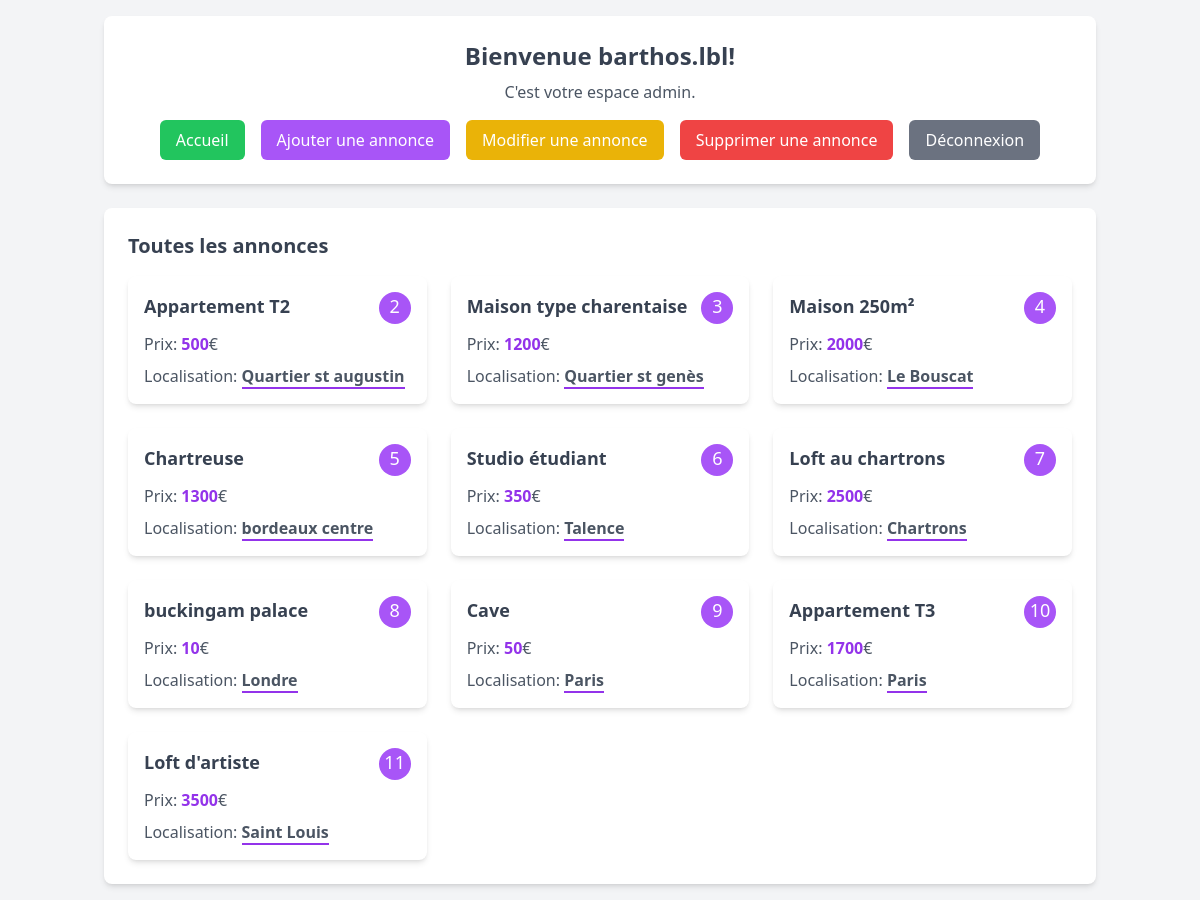
The app's page /admin/home.php (signed in) with its own data.
### tables this page shows
CREATE TABLE `submissions` (
  `id` int(11) NOT NULL,
  `title` varchar(100) NOT NULL,
  `price` varchar(100) NOT NULL,
  `localisation` varchar(100) NOT NULL
);

### src/admin/home.php (the view, shortened to what this page needs)
<?php
  require('../config.php');
  $query = "SELECT * FROM submissions";
  $submissions = mysqli_query($conn, $query);
?>
<!DOCTYPE html>
<html lang="fr">
<head>
  <link href="/src/output.css" rel="stylesheet">
</head>
<body class="bg-gray-100">
  <div class="container mx-auto p-4">
    <div class="bg-white rounded-lg shadow-md p-6 text-center">
      <h1 class="text-2xl font-bold text-gray-700">Bienvenue <?php echo $_SESSION['username']; ?>!</h1>
      <p class="mt-2 text-gray-600">C'est votre espace admin.</p>
      <div class="mt-4 flex flex-col sm:flex-row justify-center items-center space-y-2 sm:space-y-0 sm:space-x-4">
        <a href="home.php" class="px-4 py-2 bg-green-500 text-white rounded-md hover:bg-green-700 transition">Accueil</a>
        <a href="add_submissions.php" class="px-4 py-2 bg-purple-500 text-white rounded-md hover:bg-purple-700 transition">Ajouter une annonce</a>
        <a href="modify_submissions.php" class="px-4 py-2 bg-yellow-500 text-white rounded-md hover:bg-yellow-700 transition">Modifier une annonce</a>
        <a href="delete_submissions.php" class="px-4 py-2 bg-red-500 text-white rounded-md hover:bg-red-700 transition">Supprimer une annonce</a>
        <a href="../logout.php" class="px-4 py-2 bg-gray-500 text-white rounded-md hover:bg-gray-700 transition">Déconnexion</a>
      </div>
    </div>
    <div class="bg-white rounded-lg shadow-md p-6 mt-6">
      <h2 class="text-xl font-bold text-gray-700 mb-4">Toutes les annonces</h2>
      <div class="grid grid-cols-1 md:grid-cols-2 lg:grid-cols-3 gap-6">
        <?php while($row = mysqli_fetch_assoc($submissions)): ?>
          <div class="bg-white rounded-lg shadow-md p-4">
            <div class="flex flex-row justify-between align-center">
              <h3 class="text-lg font-bold text-gray-700"><?php echo htmlspecialchars($row['title']); ?></h3>
              <div class="circle rounded-full w-8 h-8 p-0 text-lg flex flex-row align-center justify-center bg-purple-500 text-white"><?php echo htmlspecialchars($row['id']); ?></div>
            </div>
            <p class="mt-2 text-gray-600">Prix: <span class="text-purple-600 font-bold"><?php echo htmlspecialchars($row['price']); ?></span>€</p>
            <p class="mt-2 text-gray-600">Localisation: <span class=" border-b border-b-2 border-purple-600 font-bold"><?php echo htmlspecialchars($row['localisation']); ?></p>
          </div>
        <?php endwhile; ?>
      </div>
    </div>
  </div>
</body>
</html>

### records on screen
submissions: title "Appartement T2", id "2", price "500", localisation "Quartier st augustin"
submissions: title "Maison type charentaise", id "3", price "1200", localisation "Quartier st genès"
submissions: title "Maison 250m²", id "4", price "2000", localisation "Le Bouscat"
submissions: title "Chartreuse", id "5", price "1300", localisation "bordeaux centre"
submissions: title "Studio étudiant", id "6", price "350", localisation "Talence"
submissions: title "Loft au chartrons", id "7", price "2500", localisation "Chartrons"
submissions: title "buckingam palace", id "8", price "10", localisation "Londre"
submissions: title "Cave", id "9", price "50", localisation "Paris"
submissions: title "Appartement T3", id "10", price "1700", localisation "Paris"
submissions: title "Loft d'artiste", id "11", price "3500", localisation "Saint Louis"

### other values on screen
$_SESSION['username'] "barthos.lbl"
